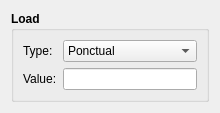
<?xml version="1.0" encoding="UTF-8"?>
<ui version="4.0">
 <class>Load</class>
 <widget class="QDialog" name="Load">
  <property name="geometry">
   <rect>
    <x>0</x>
    <y>0</y>
    <width>220</width>
    <height>105</height>
   </rect>
  </property>
  <property name="windowTitle">
   <string>Load</string>
  </property>
  <layout class="QGridLayout" name="gridLayout">
   <item row="0" column="0">
    <widget class="QGroupBox" name="group">
     <property name="font">
      <font>
       <bold>true</bold>
      </font>
     </property>
     <property name="title">
      <string>Load</string>
     </property>
     <layout class="QGridLayout" name="gridLayout_4">
      <item row="0" column="1">
       <widget class="QComboBox" name="combo_type">
        <property name="font">
         <font>
          <bold>false</bold>
         </font>
        </property>
        <item>
         <property name="text">
          <string>Ponctual</string>
         </property>
        </item>
        <item>
         <property name="text">
          <string>Distributed</string>
         </property>
        </item>
       </widget>
      </item>
      <item row="0" column="0">
       <widget class="QLabel" name="label_type">
        <property name="font">
         <font>
          <bold>false</bold>
         </font>
        </property>
        <property name="text">
         <string>Type:</string>
        </property>
       </widget>
      </item>
      <item row="1" column="0">
       <widget class="QLabel" name="label_value">
        <property name="font">
         <font>
          <bold>false</bold>
         </font>
        </property>
        <property name="text">
         <string>Value:</string>
        </property>
       </widget>
      </item>
      <item row="1" column="1">
       <widget class="QLineEdit" name="edit_value">
        <property name="font">
         <font>
          <bold>false</bold>
         </font>
        </property>
       </widget>
      </item>
     </layout>
    </widget>
   </item>
  </layout>
 </widget>
 <resources/>
 <connections/>
</ui>
